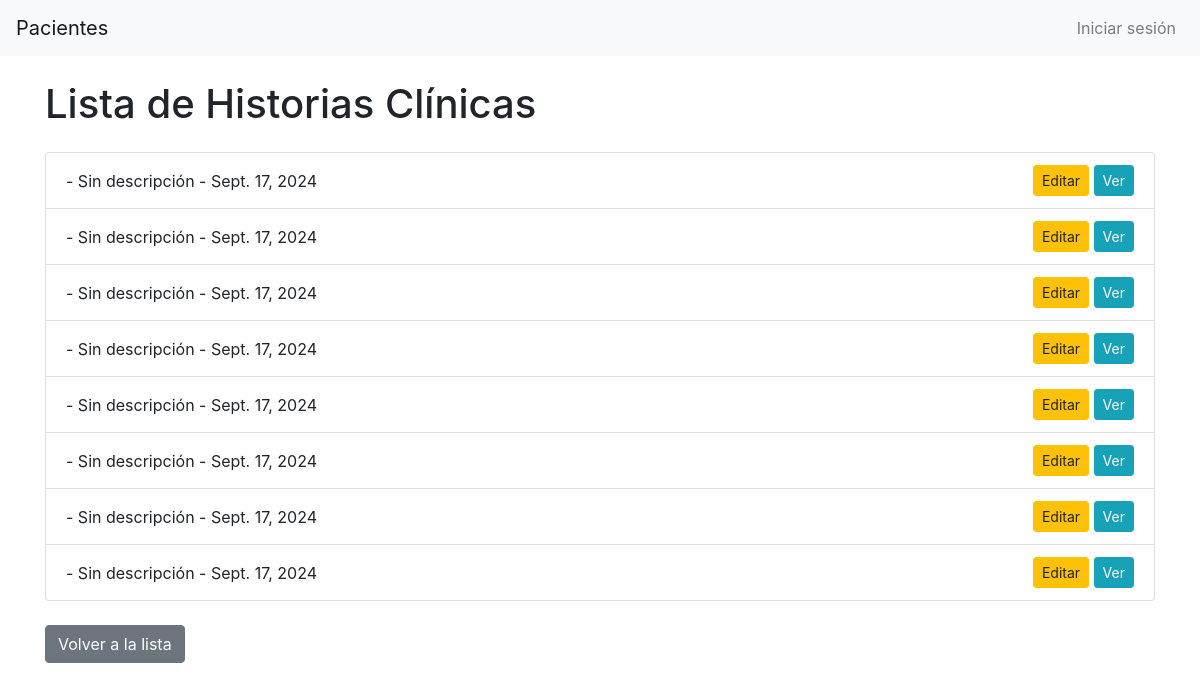
The app's page /pacientes/hc_maquillaje/lista/1/, older data.
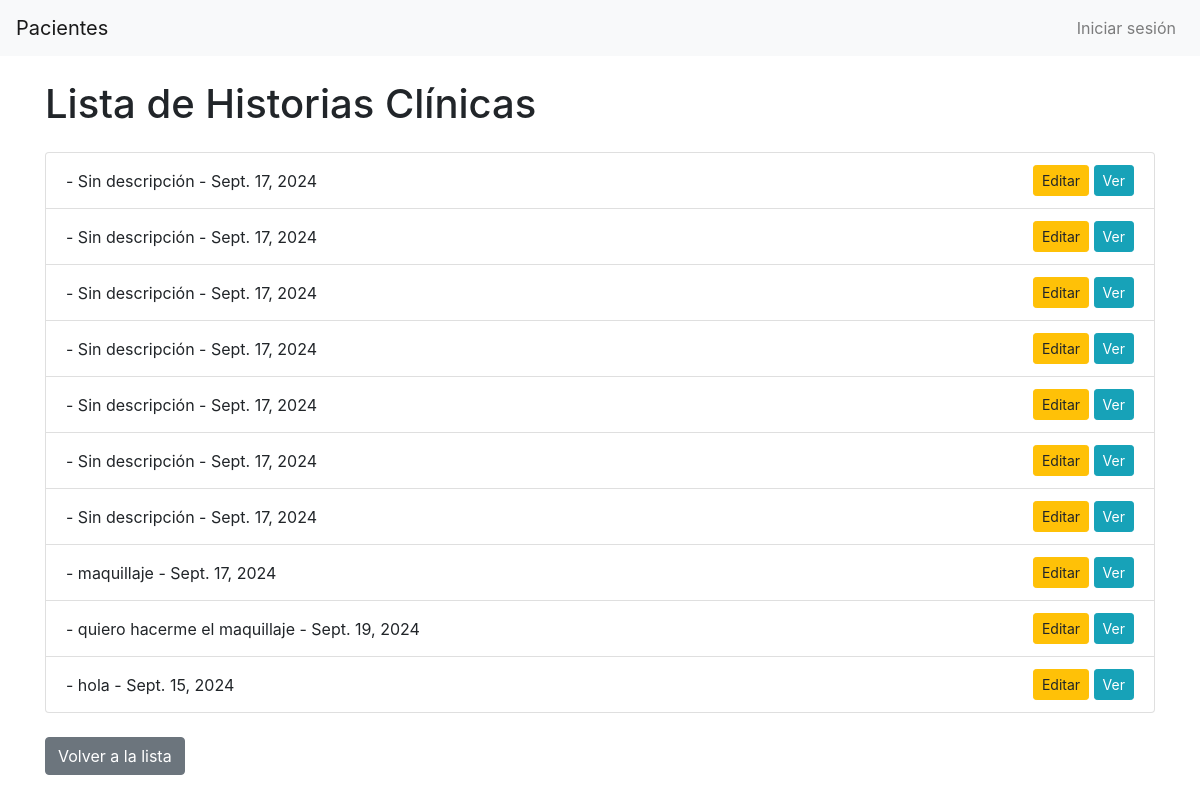
The same page, newer data.
### hc_maquillaje/models.py (models this page shows, shortened)
class HistoriaClinica(models.Model):
    paciente = models.ForeignKey(
        Paciente,
        on_delete=models.CASCADE,
        related_name='historias_clinicas_hc_maquillaje'
    )
    fecha = models.DateField()
    descripcion = models.TextField(blank=True)  # Campo opcional para la descripción
    remitido_por = models.CharField(max_length=100, blank=True)
    ocupacion = models.CharField(max_length=100, blank=True)
    hijos = models.IntegerField(blank=True, null=True)  # Permitir nulos
    medicamentos = models.TextField(blank=True)  # Removí max_length porque no se aplica aquí
    enfermedades = models.TextField(blank=True)  # Lo mismo aquí
    cx = models.TextField(blank=True)  # Cirugías
    motivo_consulta = models.TextField(blank=True)
    cejas_anteriores = models.BooleanField(default=False)
    lineas_anteriores = models.BooleanField(default=False)
    labios_anteriores = models.BooleanField(default=False)
    tiempo_anteriores = models.BooleanField(default=False)
    tiempo_elaborado = models.CharField(max_length=100, blank=True)
    color_anterior = models.CharField(max_length=100, blank=True)
    alergias = models.TextField(blank=True)  # Removí max_length porque no se aplica aquí
    observaciones = models.TextField(blank=True)  # Lo mismo aquí
    correcciones = models.TextField(blank=True)  # Lo mismo aquí
    cejas_actuales = models.BooleanField(default=False)
    color_actual = models.CharField(max_length=100, blank=True)
    neutralizar = models.BooleanField(default=False)
    lineas_superior = models.BooleanField(default=False)
    lineas_inferior = models.BooleanField(default=False)
    labios_actuales = models.BooleanField(default=False)
    anestesia_topica = models.BooleanField(default=False)
    anestesia_inyectada = models.BooleanField(default=False)
    material_desechable = models.CharField(max_length=100, blank=True)
    resultado_satisfactorio = models.TextField(blank=True)  # Removí max_length porque no se aplica aquí
    costo_maquillaje = models.IntegerField(blank=True, null=True)  # Permitir nulos para números
    retoque_fecha = models.DateField(blank=True, null=True)  # Para fechas, usa null=True

### hc_maquillaje/views.py (the view)
# urls.py: path('lista/<int:paciente_id>/', HistoriaClinicaListView.as_view(), name='historia_clinica_list'),
class HistoriaClinicaListView(ListView):
    model = HistoriaClinica
    template_name = 'hc_maquillaje/historia_clinica_list.html'
    context_object_name = 'historias_clinicas'
    def get_queryset(self):
        paciente_id = self.kwargs.get('paciente_id')
        return HistoriaClinica.objects.filter(paciente_id=paciente_id)

### hc_maquillaje/templates/hc_maquillaje/historia_clinica_list.html (shortened to what this page needs)
<!DOCTYPE html>
<html lang="es">
<head>
    <link rel="stylesheet" href="https://stackpath.bootstrapcdn.com/bootstrap/4.5.2/css/bootstrap.min.css">
</head>
<body>
    {% include 'pacientes/navbar.html' %}
    <div class="container mt-4">
        <h1 class="mb-4">Lista de Historias Clínicas</h1>
        <ul class="list-group">
            {% for historia in object_list %}
                <li class="list-group-item d-flex justify-content-between align-items-center">
                    <div>
                        {{ historia.paciente.nombre }} - {{ historia.descripcion }} - {{ historia.fecha }}
                    </div>
                    <div class="botones">
                        <a href="{% url 'hc_maquillaje:historia_clinica_edit' historia.pk %}" class="btn btn-warning btn-sm">Editar</a>
                        <a href="{% url 'hc_maquillaje:ver_historia_clinica' historia.pk %}" class="btn btn-info btn-sm">Ver</a>
                    </div>
                </li>
            {% empty %}
                <li class="list-group-item">No hay historias clínicas disponibles.</li>
            {% endfor %}
        </ul>
        <a href="{% url 'listar_pacientes' %}" class="btn btn-secondary mt-4">Volver a la lista</a>
    </div>
</body>
</html>

Row changes from the older to the newer data that the page shows:
changed HistoriaClinica: descripcion "Sin descripción" → "maquillaje"
added HistoriaClinica: descripcion "quiero hacerme el maquillaje", fecha "Sept. 19, 2024"
added HistoriaClinica: descripcion "hola", fecha "Sept. 15, 2024"
